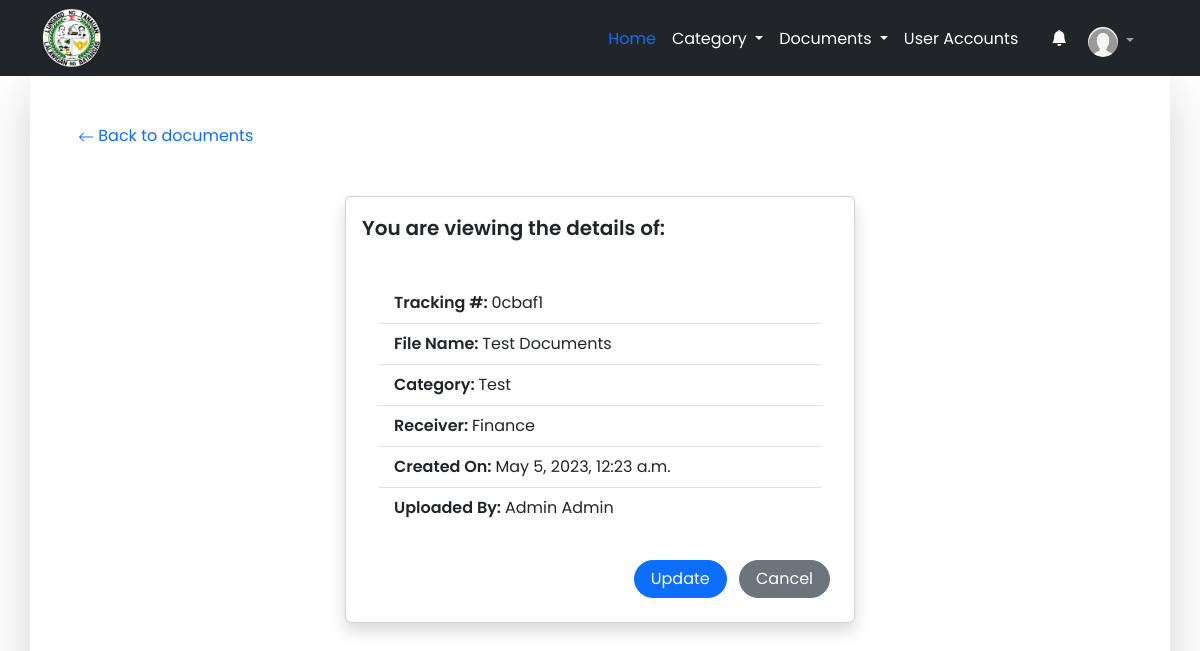
Screenshot of /document/view/bc8d634d591a47179f5ffac78964cb8b (signed in) with the database file from the repository.
### apps/models.py (models this page shows, shortened)
class User(AbstractUser):
    USERNAME_FIELD = 'employee_no'# changes email to unique and blank to false
    REQUIRED_FIELDS = []  # removes email from REQUIRED_FIELDS
    username = models.CharField(max_length=255, null=True, blank=True)
    employee_no = models.CharField(max_length=255, unique=True)
    profile_picture = models.ImageField(upload_to="profile_picture", default='default.png')
    middle_name = models.CharField(max_length=255, blank=True)
    address = models.CharField(max_length=255)
    birthday = models.DateField(auto_now_add=False, null=True, blank=True)
    contact = models.CharField(max_length=13)
    sex = models.CharField(max_length=255)
    is_employee = models.BooleanField(default=False)
    is_admin = models.BooleanField(default=False)
    objects = CustomUserManager()
    department = models.OneToOneField("Department", on_delete=models.SET_NULL, null=True)
    class Meta:
        verbose_name = 'User'
        verbose_name_plural = 'Users'
    def __str__(self):
        return self.first_name + " " + self.last_name

class Documents(models.Model):
    id = models.UUIDField(primary_key=True, default=uuid.uuid4, editable=False)
    tracking_no = models.CharField(max_length=255, default=str(uuid.uuid4())[:6], editable=False)
    file_name = models.CharField(max_length=255)
    document = models.FileField(upload_to="documents")
    uploaded_at = models.DateTimeField(auto_now_add=True)
    uploaded_by = models.ForeignKey(User, on_delete=models.SET_NULL, null=True, related_name="file_uploader")
    category = models.ForeignKey(Category, on_delete=models.SET_NULL, null=True, related_name="file_category")
    is_received = models.BooleanField(default=False)
    receiver = models.ForeignKey(Department, on_delete=models.SET_NULL, null=True, related_name="file_receiver", verbose_name="Receiving Office:")
    class Meta:
        verbose_name = 'Document'
        verbose_name_plural = 'Documents'

class Category(models.Model):
    id = models.UUIDField(primary_key=True, default=uuid.uuid4, editable=False)
    category = models.CharField(max_length=255, unique=True)
    created_at = models.DateTimeField(auto_now_add=True)
    class Meta:
        verbose_name = 'Category'
        verbose_name_plural = 'Categories'
    def __str__(self):
        return self.category

class Department(models.Model):
    id = models.UUIDField(primary_key=True, default=uuid.uuid4, editable=False)
    department = models.CharField(max_length=255, unique=True)
    created_at = models.DateTimeField(auto_now_add=True)
    class Meta:
        verbose_name = 'Department'
        verbose_name_plural = 'Departments'
    def __str__(self):
        return self.department

### apps/views.py (the view)
# urls.py: path('document/view/<str:pk>', view_docu, name="view_document"),
@login_required(login_url='/login')
def view_docu(request, pk):
    template_name = 'document/view_docu.html'
    document = Documents.objects.filter(id=pk)
    Notifications.objects.filter(link=f"/document/view/{pk}").update(is_read=True)
    context = {
        "document": document
    }
    return render(request, template_name, context)

### apps/templates/document/view_docu.html
{% extends 'base.html' %}
{% block content %}
<div class="container-lg shadow-lg p-5">
  <a href="{% url 'document' %}" class="text-decoration-none">
    <svg xmlns="http://www.w3.org/2000/svg" width="16" height="16" fill="currentColor" class="bi bi-arrow-left" viewBox="0 0 16 16">
      <path fill-rule="evenodd" d="M15 8a.5.5 0 0 0-.5-.5H2.707l3.147-3.146a.5.5 0 1 0-.708-.708l-4 4a.5.5 0 0 0 0 .708l4 4a.5.5 0 0 0 .708-.708L2.707 8.5H14.5A.5.5 0 0 0 15 8z"/>
    </svg>
    Back to documents
  </a>
  <div class="row justify-content-center mt-5 mb-5">
    <div class="col-sm col-md-6 col-lg-6">
      <div class="card shadow rounded p-3">
        {% for detail in document %}
        <div class="card-title">
          <p class="fs-5 fw-semibold">You are viewing the details of: </p>
        </div>
        <div class="card-body">
          <ul class="list-group list-group-flush">
            <li class="list-group-item"><span class=" fw-semibold">Tracking #: </span>  {{detail.tracking_no}}</li>
            <li class="list-group-item"><span class=" fw-semibold">File Name: </span>  {{detail.file_name}}</li>
            <li class="list-group-item"><span class=" fw-semibold">Category: </span>  {{detail.category}}</li>
            <li class="list-group-item "><span class=" fw-semibold">Receiver: </span>  {{detail.receiver}}</li>
            <li class="list-group-item"><span class=" fw-semibold">Created On: </span>  {{detail.uploaded_at}}</li>
            <li class="list-group-item"><span class=" fw-semibold">Uploaded By: </span>  {{detail.uploaded_by}}</li>
          </ul>
        </div>
        <div class="d-inline-block ms-auto mt-3">
          <a href="{% url 'update_document' detail.id %}" type="submit" class="btn btn-primary btn-md rounded-pill px-3 py-2.5 me-2 mb-2">
            Update
          </a>
          <a href="{% url 'document' %}" type="button" class="btn btn-secondary btn-md rounded-pill px-3 py-2.5 me-2 mb-2">
            Cancel
          </a>
        </div>
        {% endfor %}
      </div>
    </div>
  </div>
</div>
{% endblock %}

### templates/navbar_v2.html (shortened to what this page needs)
{% load static %}
<nav class="navbar navbar-expand-lg navbar-dark bg-dark" aria-label="Offcanvas navbar large">
  <div class="container">
    <img src="{% static 'logo/logopng.png' %}" class="rounded float-start" width="60" height="60">
    <div class="offcanvas offcanvas-end text-bg-dark" tabindex="-1" id="offcanvasNavbar2" aria-labelledby="offcanvasNavbar2Label">
      <div class="offcanvas-body ">
        <ul class="navbar-nav mt-2 justify-content-sm-end  flex-grow-1 pe-3 col-lg-auto">
          <li class="nav-item ">
            <a class="nav-link px-2 text-primary" aria-current="page" href="{% url 'home' %}" style="{{ home_state }}">Home</a>
          </li>
          {% if user.is_admin %}
          <li class="nav-item dropdown">
            <a class="nav-link dropdown-toggle px-2 text-white" href="#" role="button" data-bs-toggle="dropdown" aria-expanded="false">
             Category
            </a>
          </li>
          {% endif %}
          <li class="dropdown">
            <a class="nav-link dropdown-toggle px-2 text-white" href="#" role="button" data-bs-toggle="dropdown" aria-expanded="false">
              Documents
            </a>
          </li>
          {% if user.is_admin %}
          <li class="nav-item">
            <a class="nav-link px-2 text-white" href="{% url 'account' %}" style="{{ account_state }}">User Accounts</a>
          </li>&nbsp;&nbsp;&nbsp;&nbsp;
          {% endif %}
          <li class="nav-item">
            <a class="nav-link px-2 text-white" href="{% url 'activity_history' %}" style="{{ history_state }}" >
              <i class="bi bi-bell-fill"></i>&nbsp;
            </a>
          </li>
          <li class="nav-item dropdown">
            <a class="nav-link dropdown-toggle" href="#" role="button" data-bs-toggle="dropdown" aria-expanded="false">
              <img src="{{ user.profile_picture.url }}" alt="profile picture" width="30" height="30" class="rounded-circle">
            </a>
          </li>
        </ul>
      </div>
    </div>
  </div>
</nav>

### rows the page displays
User: profile_picture (placeholder picture)
Documents: tracking_no "0cbaf1", file_name "Test Documents", category "Test", receiver "Finance", uploaded_at "May 5, 2023, 12:23 a.m.", uploaded_by "Admin Admin"
